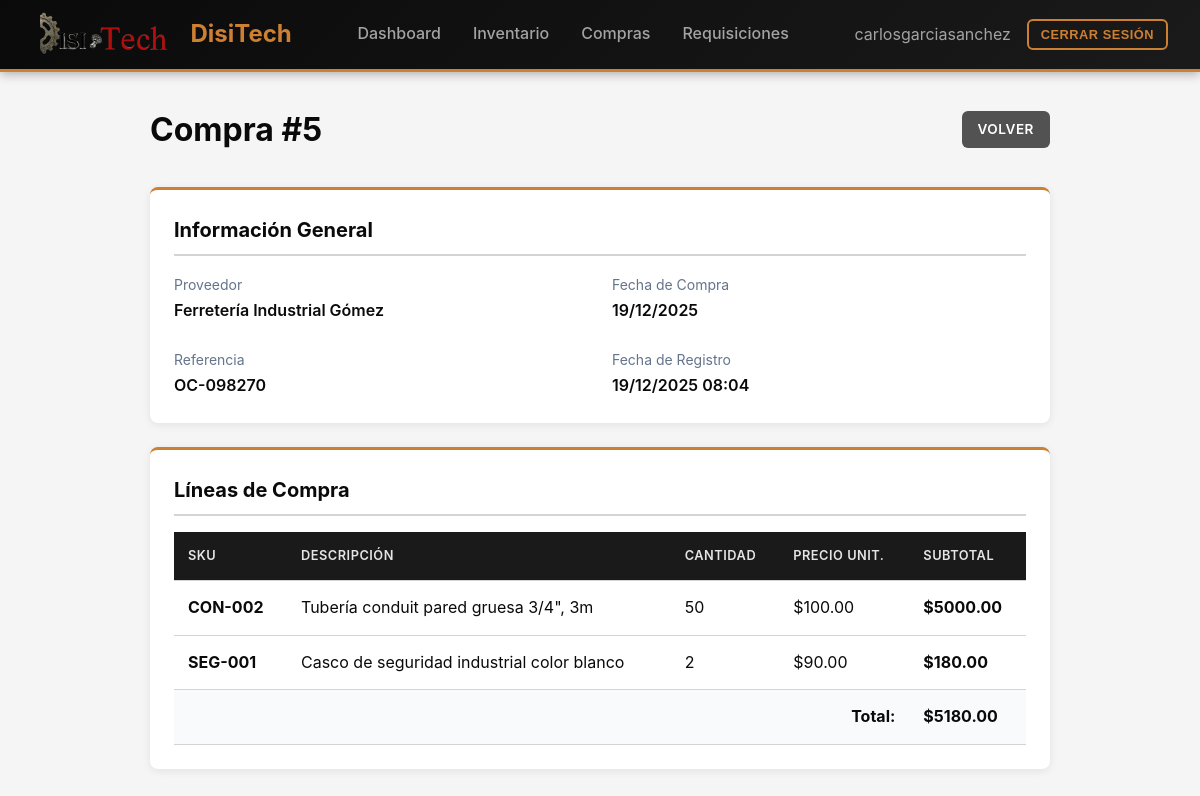
Page /compras/5/ (signed in) on the committed database.
### inventory/models/compras.py (models this page shows, shortened)
class Purchase(models.Model):
    supplier = models.ForeignKey(Supplier, on_delete=models.PROTECT, related_name="purchases")
    purchased_at = models.DateField()
    ref = models.CharField(max_length=80, null=True, blank=True)  # folio/factura/OC
    created_at = models.DateTimeField(auto_now_add=True)

class Supplier(models.Model):
    name = models.CharField(max_length=120, unique=True)

class PurchaseLine(models.Model):
    purchase = models.ForeignKey(Purchase, on_delete=models.CASCADE, related_name="lines")
    item = models.ForeignKey(InventoryItem, on_delete=models.PROTECT, related_name="purchase_lines")
    qty = models.PositiveIntegerField()
    unit_price = models.DecimalField(max_digits=14, decimal_places=4, validators=[MinValueValidator(0)])

### inventory/models/inventory.py (models this page shows, shortened)
class InventoryItem(models.Model):
    sku = models.CharField(max_length=60, unique=True)
    slug = models.SlugField(max_length=80, unique=True)
    category = models.ForeignKey(Category, on_delete=models.PROTECT, related_name="items")
    description = models.CharField(max_length=250)
    stock = models.PositiveIntegerField()
    min_stock = models.PositiveIntegerField()
    max_stock = models.PositiveIntegerField()
    active = models.BooleanField(default=True)
    class Meta:
        indexes = [
            models.Index(fields=["category", "active"]),
            models.Index(fields=["slug"]),
        ]

### inventory/views.py (the view)
# urls.py: path("compras/<int:pk>/", views.purchase_detail, name="purchase_detail"),
@login_required
@permission_required('inventory.view_purchase', raise_exception=True)
def purchase_detail(request, pk):
    purchase = get_object_or_404(Purchase, pk=pk)
    lines = list(purchase.lines.all())
    total = 0
    for line in lines:
        line.subtotal = line.qty * line.unit_price
        total += line.subtotal
    purchase.total = total
    purchase.lines_with_subtotal = lines
    context = {'purchase': purchase}
    return render(request, 'purchases/detail.html', context)

### inventory/context_processors.py (called while the page is built)
def logo_context(request):
    logo_path = os.path.join(settings.MEDIA_ROOT, 'logo.png')
    if os.path.exists(logo_path):
        logo_url = settings.MEDIA_URL + 'logo.png'
    else:
        logo_url = None
    return {'logo_url': logo_url}

### templates/purchases/detail.html (shortened to what this page needs)
{% extends 'base.html' %}
{% block content %}
<div style="max-width: 900px; margin: 0 auto;">
    <div style="display: flex; justify-content: space-between; align-items: center; margin-bottom: 2rem;">
        <h1>Compra #{{ purchase.id }}</h1>
        <a href="{% url 'purchase_list' %}" class="btn btn-secondary">Volver</a>
    </div>
    <div class="card">
        <div class="card-header">Información General</div>
        <div style="display: grid; grid-template-columns: repeat(2, 1fr); gap: 1.5rem;">
            <div>
                <label style="color: #64748b; font-size: 0.875rem;">Proveedor</label>
                <p style="font-weight: 600;">{{ purchase.supplier.name }}</p>
            </div>
            <div>
                <label style="color: #64748b; font-size: 0.875rem;">Fecha de Compra</label>
                <p style="font-weight: 600;">{{ purchase.purchased_at|date:"d/m/Y" }}</p>
            </div>
            <div>
                <label style="color: #64748b; font-size: 0.875rem;">Referencia</label>
                <p style="font-weight: 600;">{{ purchase.ref|default:"-" }}</p>
            </div>
            <div>
                <label style="color: #64748b; font-size: 0.875rem;">Fecha de Registro</label>
                <p style="font-weight: 600;">{{ purchase.created_at|date:"d/m/Y H:i" }}</p>
            </div>
        </div>
    </div>
    <div class="card">
        <div class="card-header">Líneas de Compra</div>
        <table>
            <thead>
                <tr>
                    <th>SKU</th>
                    <th>Descripción</th>
                    <th>Cantidad</th>
                    <th>Precio Unit.</th>
                    <th>Subtotal</th>
                </tr>
            </thead>
            <tbody>
                {% for line in purchase.lines_with_subtotal %}
                <tr>
                    <td><strong>{{ line.item.sku }}</strong></td>
                    <td>{{ line.item.description }}</td>
                    <td>{{ line.qty }}</td>
                    <td>${{ line.unit_price|floatformat:2 }}</td>
                    <td><strong>${{ line.subtotal|floatformat:2 }}</strong></td>
                </tr>
                {% endfor %}
                <tr style="background: #f8fafc; font-weight: 700;">
                    <td colspan="4" style="text-align: right;">Total:</td>
                    <td>${{ purchase.total|floatformat:2 }}</td>
                </tr>
            </tbody>
        </table>
    </div>
</div>
{% endblock %}

### templates/base.html (shortened to what this page needs)
{% load static %}
<!DOCTYPE html>
<html lang="es">
<head>
</head>
<body>
    {% if user.is_authenticated %}
    <nav class="navbar">
        <a href="{% url 'dashboard' %}" class="navbar-brand">
            {% if logo_url %}
            <img src="{{ logo_url }}" alt="Logo">
            {% endif %}
            <span>DisiTech</span>
        </a>
        <div class="navbar-menu">
            <a href="{% url 'dashboard' %}">Dashboard</a>
            {% if perms.inventory.view_inventoryitem %}
            <a href="{% url 'inventory_list' %}">Inventario</a>
            {% endif %}
            {% if perms.inventory.view_purchase %}
            <a href="{% url 'purchase_list' %}">Compras</a>
            {% endif %}
            {% if perms.inventory.view_requisition %}
            <a href="{% url 'requisition_list' %}">Requisiciones</a>
            {% endif %}
        </div>
        <div class="navbar-user">
            <span>{{ user.username }}</span>
            <form method="post" action="{% url 'logout' %}" style="display: inline;">
                <button type="submit" class="btn btn-sm btn-outline">Cerrar Sesión</button>
            </form>
        </div>
    </nav>
    {% endif %}
    <main class="container">
        {% block content %}{% endblock %}
    </main>
</body>
</html>

### templates/base.html (style rules this page uses)
* { margin: 0; padding: 0; box-sizing: border-box; }
:root { --primary: #b91c1c; --primary-dark: #991b1b; --copper: #cd7f32; --copper-light: #d4a574; --secondary: #525252; --success: #16a34a; --warning: #ca8a04; --danger: #dc2626; --dark: #0a0a0a; --light: #f5f5f5; --border: #d4d4d4; }
body { font-family: -apple-system, BlinkMacSystemFont, 'Segoe UI', Roboto, 'Helvetica Neue', Arial, sans-serif; background: var(--light); color: var(--dark); line-height: 1.6; }
.navbar { background: linear-gradient(135deg, #0a0a0a 0%, #1a1a1a 100%); box-shadow: 0 2px 10px rgba(0,0,0,0.3); padding: 0.75rem 2rem; display: flex; justify-content: space-between; align-items: center; position: sticky; top: 0; z-index: 100; border-bottom: 3px solid var(--copper); }
.navbar-brand { display: flex; align-items: center; gap: 1rem; font-size: 1.5rem; font-weight: 700; color: var(--copper); text-decoration: none; }
.navbar-brand img { height: 45px; width: auto; }
.navbar-menu { display: flex; gap: 2rem; align-items: center; }
.navbar-menu a { color: #a3a3a3; text-decoration: none; font-weight: 500; transition: all 0.2s; padding: 0.5rem 0; border-bottom: 2px solid transparent; }
.navbar-user { display: flex; align-items: center; gap: 1rem; color: #a3a3a3; }
.btn { padding: 0.5rem 1rem; border: none; border-radius: 0.375rem; font-weight: 600; cursor: pointer; transition: all 0.2s; text-decoration: none; display: inline-block; text-transform: uppercase; font-size: 0.85rem; letter-spacing: 0.5px; }
.btn-secondary { background: var(--secondary); color: white; }
.btn-outline { background: transparent; border: 2px solid var(--copper); color: var(--copper); }
.btn-sm { padding: 0.375rem 0.75rem; font-size: 0.8rem; }
.container { max-width: 1200px; margin: 2rem auto; padding: 0 2rem; }
.card { background: white; border-radius: 0.5rem; box-shadow: 0 2px 8px rgba(0,0,0,0.08); padding: 1.5rem; margin-bottom: 1.5rem; border-top: 3px solid var(--copper); }
.card-header { font-size: 1.25rem; font-weight: 700; margin-bottom: 1rem; padding-bottom: 0.5rem; border-bottom: 2px solid var(--border); color: var(--dark); }
table { width: 100%; border-collapse: collapse; }
th, td { padding: 0.875rem; text-align: left; border-bottom: 1px solid var(--border); }
th { background: #1a1a1a; font-weight: 600; color: #e5e5e5; text-transform: uppercase; font-size: 0.8rem; letter-spacing: 0.5px; }

### rows in the picture
Purchase: id "5", supplier.name "Ferretería Industrial Gómez", purchased_at "19/12/2025", ref "OC-098270", created_at "19/12/2025 08:04", total "5180.00"
PurchaseLine: item.sku "CON-002", item.description "Tubería conduit pared gruesa 3/4\", 3m", qty "50", unit_price "100.00", subtotal "5000.00"
PurchaseLine: item.sku "SEG-001", item.description "Casco de seguridad industrial color blanco", qty "2", unit_price "90.00", subtotal "180.00"

### other values in the picture
{{ user.username }} "carlosgarciasanchez"
